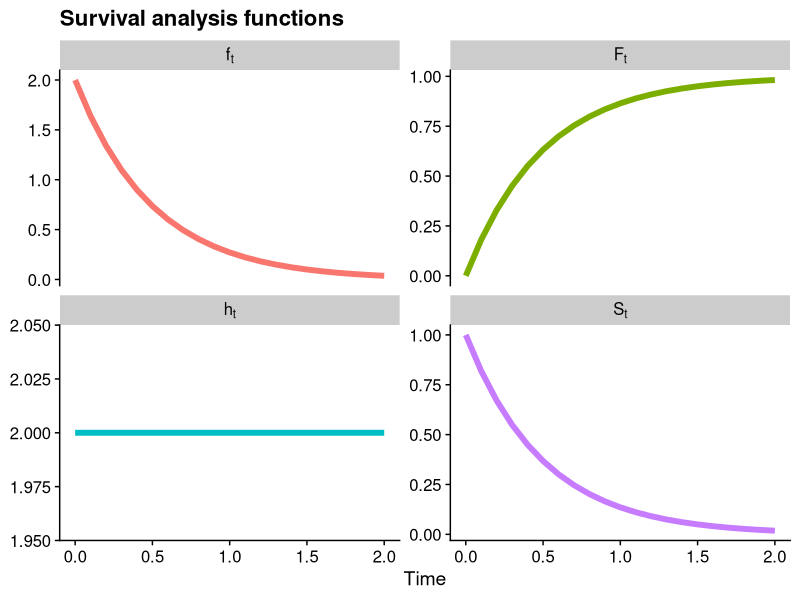

Recreate this plot in R.
## ---- chunk 1
# Call in the CRAN packages
ll <- c('tidyverse','magrittr','cowplot','scales','ggrepel','GGally')
        # 'survival','smcure','survminer')
sapply(ll,function(l) require(l,character.only = T))
## ---- chunk 2
# Use theta=2
F.t <- function(t) { pexp(t,rate=2) }
f.t <- function(t) { dexp(t,rate=2) }
S.t <- function(t) { 1 - F.t(t) }
h.t <- function(t) { f.t(t)/S.t(t) }
# Generate data
dat1 <- data.frame(t=seq(0,2,0.1)) %>%
          mutate(Ft=F.t(t),ft=f.t(t),St=S.t(t),ht=h.t(t)) %>%
          gather(dist,val,-t) %>% tbl_df %>% mutate(dist=gsub('t','[t]',dist))
# Plot
ggplot(dat1,aes(x=t,y=val,color=dist)) + geom_line(size=2,show.legend=F) +
  facet_wrap(~dist,scales='free_y',labeller=label_parsed) + theme_cowplot(font_size = 14) +
  labs(x='Time') + ggtitle('Survival analysis functions') + theme(axis.title.y=element_blank())
